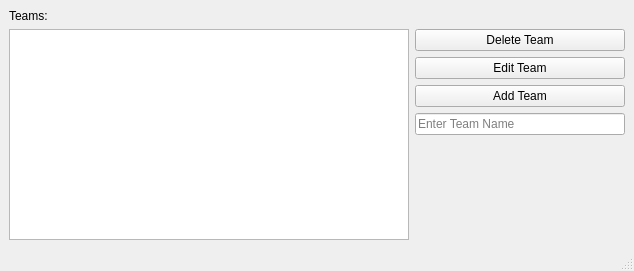
<?xml version="1.0" encoding="UTF-8"?>
<ui version="4.0">
 <class>MainWindow</class>
 <widget class="QMainWindow" name="MainWindow">
  <property name="geometry">
   <rect>
    <x>0</x>
    <y>0</y>
    <width>634</width>
    <height>271</height>
   </rect>
  </property>
  <property name="windowTitle">
   <string>MainWindow</string>
  </property>
  <widget class="QWidget" name="centralwidget">
   <layout class="QHBoxLayout" name="horizontalLayout_2">
    <item>
     <layout class="QVBoxLayout" name="verticalLayout_2">
      <item>
       <widget class="QLabel" name="label">
        <property name="text">
         <string>Teams:</string>
        </property>
       </widget>
      </item>
      <item>
       <layout class="QHBoxLayout" name="horizontalLayout">
        <item>
         <widget class="QListWidget" name="teams_listwidget">
          <property name="minimumSize">
           <size>
            <width>400</width>
            <height>0</height>
           </size>
          </property>
         </widget>
        </item>
        <item>
         <layout class="QVBoxLayout" name="verticalLayout">
          <item>
           <widget class="QPushButton" name="delete_team_button">
            <property name="minimumSize">
             <size>
              <width>200</width>
              <height>0</height>
             </size>
            </property>
            <property name="text">
             <string>Delete Team</string>
            </property>
           </widget>
          </item>
          <item>
           <widget class="QPushButton" name="edit_team_button">
            <property name="minimumSize">
             <size>
              <width>200</width>
              <height>0</height>
             </size>
            </property>
            <property name="text">
             <string>Edit Team</string>
            </property>
           </widget>
          </item>
          <item>
           <widget class="QPushButton" name="add_team_button">
            <property name="minimumSize">
             <size>
              <width>200</width>
              <height>0</height>
             </size>
            </property>
            <property name="text">
             <string>Add Team</string>
            </property>
           </widget>
          </item>
          <item>
           <widget class="QLineEdit" name="add_team_lineedit">
            <property name="minimumSize">
             <size>
              <width>200</width>
              <height>0</height>
             </size>
            </property>
            <property name="placeholderText">
             <string>Enter Team Name</string>
            </property>
           </widget>
          </item>
          <item>
           <spacer name="verticalSpacer">
            <property name="orientation">
             <enum>Qt::Vertical</enum>
            </property>
            <property name="sizeHint" stdset="0">
             <size>
              <width>20</width>
              <height>40</height>
             </size>
            </property>
           </spacer>
          </item>
         </layout>
        </item>
       </layout>
      </item>
     </layout>
    </item>
   </layout>
  </widget>
  <widget class="QMenuBar" name="menubar">
   <property name="geometry">
    <rect>
     <x>0</x>
     <y>0</y>
     <width>634</width>
     <height>22</height>
    </rect>
   </property>
  </widget>
  <widget class="QStatusBar" name="statusbar"/>
 </widget>
 <resources/>
 <connections/>
</ui>
